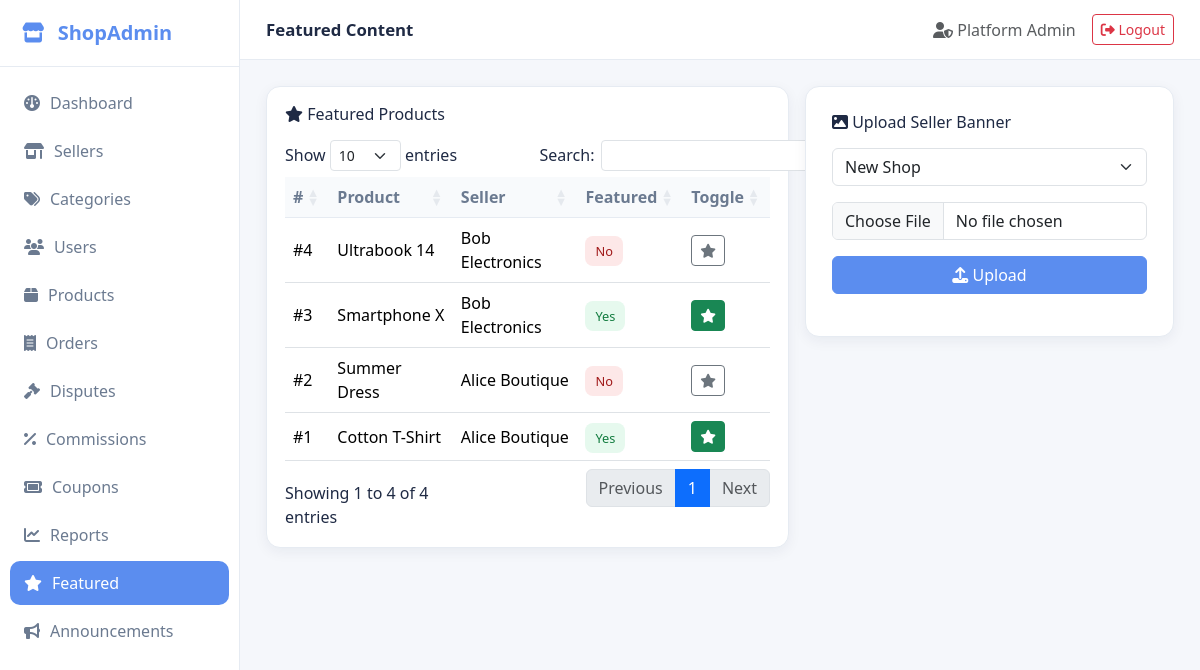
Page /index.php?url=featured (signed in) on the committed database.
### tables this page shows
CREATE TABLE IF NOT EXISTS `products` (
  `id` INT UNSIGNED AUTO_INCREMENT PRIMARY KEY,
  `seller_id` INT UNSIGNED NOT NULL,
  `category_id` INT UNSIGNED DEFAULT NULL,
  `name` VARCHAR(200) NOT NULL,
  `description` TEXT,
  `price` DECIMAL(10,2) NOT NULL DEFAULT 0,
  `stock` INT NOT NULL DEFAULT 0,
  `image` VARCHAR(255) DEFAULT NULL,
  `is_featured` TINYINT(1) NOT NULL DEFAULT 0,
  `status` ENUM('active','removed') NOT NULL DEFAULT 'active',
  `created_at` TIMESTAMP DEFAULT CURRENT_TIMESTAMP,
  FOREIGN KEY (`seller_id`) REFERENCES `sellers`(`id`) ON DELETE CASCADE,
  FOREIGN KEY (`category_id`) REFERENCES `categories`(`id`) ON DELETE SET NULL
);

CREATE TABLE IF NOT EXISTS `sellers` (
  `id` INT UNSIGNED AUTO_INCREMENT PRIMARY KEY,
  `user_id` INT UNSIGNED NOT NULL,
  `shop_name` VARCHAR(150) NOT NULL,
  `description` TEXT,
  `commission_rate` DECIMAL(5,2) NOT NULL DEFAULT 10.00,
  `approval_status` ENUM('pending','approved','rejected') NOT NULL DEFAULT 'pending',
  `is_suspended` TINYINT(1) NOT NULL DEFAULT 0,
  `banner` VARCHAR(255) DEFAULT NULL,
  `created_at` TIMESTAMP DEFAULT CURRENT_TIMESTAMP,
  FOREIGN KEY (`user_id`) REFERENCES `users`(`id`) ON DELETE CASCADE
);

### controllers/Controller.php (called while the page is built, shortened)
<?php
class Controller {
    protected function view($path, $data = []) {
        extract($data);
        require __DIR__ . '/../views/layouts/header.php';
        require __DIR__ . '/../views/' . $path . '.php';
        require __DIR__ . '/../views/layouts/footer.php';
    }
}

### controllers/FeaturedController.php (called while the page is built, shortened)
<?php
require_once __DIR__ . '/Controller.php';
require_once __DIR__ . '/../models/ProductModel.php';
require_once __DIR__ . '/../models/SellerModel.php';
class FeaturedController extends Controller {
    public function index() {
        $pm = new ProductModel($this->db);
        $sm = new SellerModel($this->db);
        $this->view('featured/index', [
            'pageTitle' => 'Featured Content',
            'products'  => $pm->all(),
            'sellers'   => $sm->all('', ''),
        ]);
    }
}

### index.php (called while the page is built, shortened)
<?php
require_once __DIR__ . '/config/db.php';
require_once __DIR__ . '/includes/helpers.php';
$url = $_GET['url'] ?? 'auth/login';
$url = trim($url, '/');
$parts = array_values(array_filter(explode('/', $url)));
$action         = $parts[1] ?? 'index';
$params         = array_slice($parts, 2);
$obj = new $controller($conn);
call_user_func_array([$obj, $action], $params);

### models/Model.php (called while the page is built, shortened)
<?php
class Model {
    public function __construct($db) { $this->db = $db; }
}

### models/ProductModel.php (called while the page is built, shortened)
<?php
require_once __DIR__ . '/Model.php';
class ProductModel extends Model {
    public function all($search = '', $category_id = '', $seller_id = '') {
        $like = "%$search%";
        $sql = "SELECT p.*, c.name AS category_name, s.shop_name
                FROM products p
                LEFT JOIN categories c ON p.category_id = c.id
                JOIN sellers s ON p.seller_id = s.id
                WHERE p.name LIKE ?";
        $types = 's';
        $params = [$like];
        $sql .= " ORDER BY p.id DESC";
        $stmt = $this->db->prepare($sql);
        $stmt->bind_param($types, ...$params);
        $stmt->execute();
        return $stmt->get_result()->fetch_all(MYSQLI_ASSOC);
    }
}

### includes/helpers.php (called while the page is built, shortened)
<?php
function e($v) {
    return htmlspecialchars((string)$v, ENT_QUOTES, 'UTF-8');
}
function url($path = '') {
    return BASE_URL . '/index.php?url=' . ltrim($path, '/');
}

### models/SellerModel.php (called while the page is built, shortened)
<?php
require_once __DIR__ . '/Model.php';
class SellerModel extends Model {
    public function all($search = '', $status = '')
    {
        $like = "%$search%";
        $sql = "SELECT s.*, u.name AS user_name, u.email, u.phone
                FROM sellers s
                JOIN users u ON s.user_id = u.id
                WHERE (s.shop_name LIKE ? OR u.name LIKE ? OR u.email LIKE ?)";
        $params = [$like, $like, $like];
        $types = "sss";
        $sql .= " ORDER BY s.id DESC";
        $stmt = $this->db->prepare($sql);
        $stmt->bind_param($types, ...$params);
        $stmt->execute();
        return $stmt->get_result()->fetch_all(MYSQLI_ASSOC);
    }
}

### views/featured/index.php (the view, shortened to what this page needs)
<div class="row g-3">
  <div class="col-lg-7">
    <div class="table-card">
      <h6 class="mb-3"><i class="fa-solid fa-star"></i> Featured Products</h6>
      <table class="table align-middle data-table">
        <thead>
          <tr>
            <th>#</th>
            <th>Product</th>
            <th>Seller</th>
            <th>Featured</th>
            <th>Toggle</th>
          </tr>
        </thead>
        <tbody>
          <?php foreach ($products as $p): ?>
            <tr>
              <td>#<?= e($p['id']) ?></td>
              <td><?= e($p['name']) ?></td>
              <td><?= e($p['shop_name']) ?></td>
              <td>
                <?= $p['is_featured']
                  ? '<span class="badge-soft badge-approved">Yes</span>'
                  : '<span class="badge-soft badge-rejected">No</span>' ?>
              </td>
              <td>
                <a class="btn btn-sm <?= $p['is_featured'] ? 'btn-success' : 'btn-outline-secondary' ?>"
                   href="<?= url('featured/toggleProduct/'.$p['id']) ?>">
                  <i class="fa-solid fa-star"></i>
                </a>
              </td>
            </tr>
          <?php endforeach; ?>
        </tbody>
      </table>
    </div>
  </div>
  <div class="col-lg-5">
    <div class="form-section">
      <h6 class="mb-3"><i class="fa-solid fa-image"></i> Upload Seller Banner</h6>
      <form method="post" action="<?= url('featured/uploadBanner') ?>" enctype="multipart/form-data">
        <div class="mb-3">
          <select name="seller_id" class="form-select" required>
            <?php foreach ($sellers as $s): ?>
              <option value="<?= $s['id'] ?>">
                <?= e($s['shop_name']) ?>
              </option>
            <?php endforeach; ?>
          </select>
        </div>
        <div class="mb-3">
          <input type="file" name="banner" accept="image/*" class="form-control" required>
        </div>
        <button class="btn btn-primary w-100">
          <i class="fa-solid fa-upload"></i> Upload
        </button>
      </form>
    </div>
  </div>
</div>

### assets/css/style.css (style rules this page uses)
:root { --bg:#f5f7fb; --card:#fff; --primary:#5b8def; --primary-dark:#3f6fd6; --text:#1f2a44; --muted:#6b7a90; --border:#e6ebf2; --success:#22c55e; --danger:#ef4444; --warning:#f59e0b; --shadow:0 4px 14px rgba(20,30,60,.06); }
* { box-sizing:border-box }
body { margin:0;font-family:'Segoe UI',system-ui,sans-serif;background:var(--bg);color:var(--text) }
a { text-decoration:none;color:inherit }
.btn-primary { background:var(--primary);border-color:var(--primary) }
.form-section { background:#fff;padding:26px;border-radius:14px;box-shadow:var(--shadow);border:1px solid var(--border) }
.table-card { background:#fff;border-radius:14px;box-shadow:var(--shadow);border:1px solid var(--border);padding:18px }
table.dataTable { border-collapse:separate !important;border-spacing:0 }
.table thead th { background:#f8fafc;color:var(--muted);font-weight:600;border-bottom:1px solid var(--border) }
.badge-soft { padding:6px 10px;border-radius:8px;font-weight:500;font-size:.8rem }
.badge-approved { background:#e6f9ee;color:#127c3f }
.badge-rejected { background:#fde8e8;color:#a01818 }

### rows in the picture
products: id "4", name "Ultrabook 14", seller.shop_name "Bob Electronics", is_featured "No"
products: id "3", name "Smartphone X", seller.shop_name "Bob Electronics", is_featured "Yes"
products: id "2", name "Summer Dress", seller.shop_name "Alice Boutique", is_featured "No"
products: id "1", name "Cotton T-Shirt", seller.shop_name "Alice Boutique", is_featured "Yes"

### other values in the picture
APP_NAME "ShopAdmin"
$pageTitle "Featured Content"
$u['name'] "Platform Admin"
form field seller_id "New Shop"
